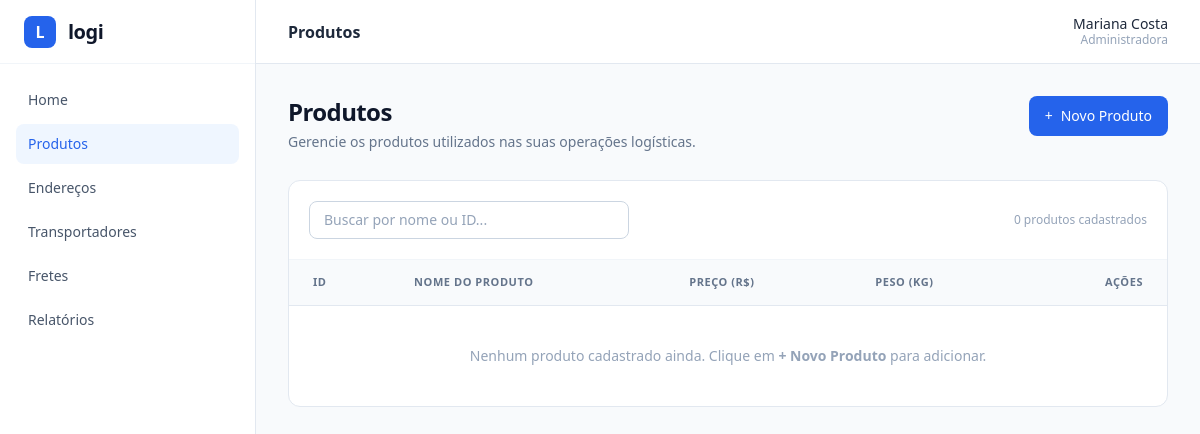
Before: /produtos.php with the older database file.
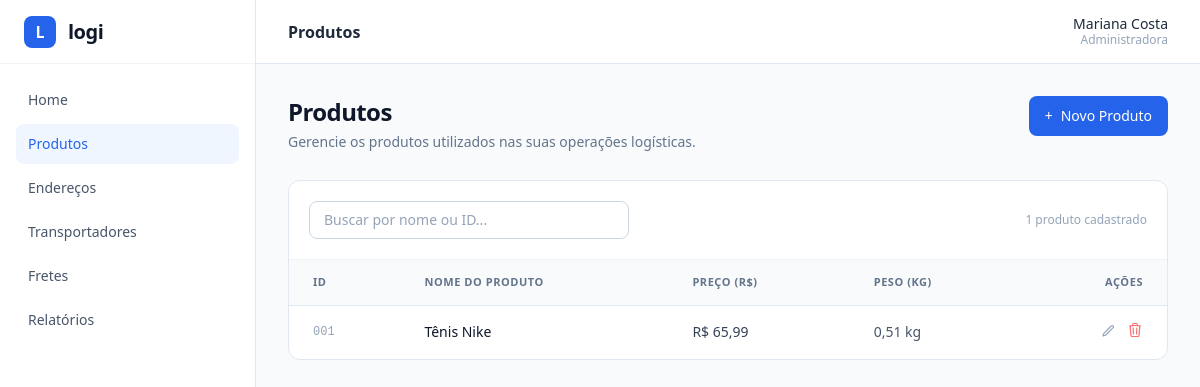
After: the same page with the newer database file.
### tables this page shows
CREATE TABLE produtos (
            id INTEGER PRIMARY KEY AUTOINCREMENT,
            nome TEXT NOT NULL,
            preco REAL NOT NULL DEFAULT 0,
            peso_kg REAL NOT NULL DEFAULT 0
        );

### produtos.php (the view, shortened to what the changed rows need)
<?php
$pdo = getDb();
$modoFormulario = false;
$produtoEdicao = [
    'id' => 0,
    'nome' => '',
    'preco' => '',
    'peso_kg' => '',
];
$produtos = [];
if (!$modoFormulario) {
    $produtos = $pdo->query('SELECT id, nome, preco, peso_kg FROM produtos ORDER BY id ASC')->fetchAll();
}
require_once __DIR__ . '/includes/header.php';
?>
<?php if ($modoFormulario): ?>
    <?php $ehEdicao = ((int) $produtoEdicao['id'] > 0); ?>
    <nav class="flex items-center gap-2 text-xs text-slate-400 mb-3">
        <a href="produtos.php" class="hover:text-slate-600 transition">Produtos</a>
        <span>/</span>
        <span class="text-slate-600 font-medium"><?= $ehEdicao ? 'Editar produto' : 'Novo produto' ?></span>
    </nav>
    <div class="mb-7">
        <h1 class="text-2xl font-bold text-slate-900 tracking-tight">
            <?= $ehEdicao ? 'Editar Produto' : 'Cadastrar Novo Produto' ?>
        </h1>
        <p class="text-sm text-slate-500 mt-1">
            <?= $ehEdicao
                ? 'Atualize as informações do produto selecionado.'
                : 'Adicione um produto ao catálogo para utilizá-lo nos seus fretes.' ?>
        </p>
    </div>
    <form method="POST" action="produtos.php" class="bg-white border border-slate-200 rounded-xl overflow-hidden">
        <input type="hidden" name="acao" value="salvar">
        <input type="hidden" name="id" value="<?= (int) $produtoEdicao['id'] ?>">
        <div class="p-6 sm:p-8 space-y-6">
            <div class="flex items-center justify-between">
                <div>
                    <h2 class="text-base font-semibold text-slate-900">Informações do produto</h2>
                    <p class="text-xs text-slate-500 mt-0.5">Preencha o nome, o preço e o peso do produto.</p>
                </div>
                <span class="text-xs text-slate-400">* Campos obrigatórios</span>
            </div>
            <div>
                <label for="nome" class="block text-sm font-medium text-slate-700 mb-2">
                    Nome do Produto *
                </label>
                <input
                    type="text"
                    id="nome"
                    name="nome"
                    required
                    value="<?= htmlspecialchars($produtoEdicao['nome']) ?>"
                    placeholder="Ex.: Caixa de papelão reforçada"
                    class="w-full rounded-lg border border-slate-300 px-3.5 py-2.5 text-sm text-slate-900 placeholder:text-slate-400 focus:border-blue-600 focus:outline-none focus:ring-2 focus:ring-blue-600/15"
                >
            </div>
            <div class="grid grid-cols-1 sm:grid-cols-2 gap-6">
                <div>
                    <label for="preco" class="block text-sm font-medium text-slate-700 mb-2">
                        Preço (R$) *
                    </label>
                    <input
                        type="text"
                        id="preco"
                        name="preco"
                        required
                        inputmode="decimal"
                        value="<?= htmlspecialchars($produtoEdicao['preco']) ?>"
                        placeholder="0,00"
                        class="w-full rounded-lg border border-slate-300 px-3.5 py-2.5 text-sm text-slate-900 placeholder:text-slate-400 focus:border-blue-600 focus:outline-none focus:ring-2 focus:ring-blue-600/15"
                    >
                    <p class="text-xs text-slate-400 mt-1.5">Informe o valor unitário do produto.</p>
                </div>
                <div>
                    <label for="peso_kg" class="block text-sm font-medium text-slate-700 mb-2">
                        Peso (kg) *
                    </label>
                    <input
                        type="text"
                        id="peso_kg"
                        name="peso_kg"
                        required
                        inputmode="decimal"
                        value="<?= htmlspecialchars($produtoEdicao['peso_kg']) ?>"
                        placeholder="0,00"
                        class="w-full rounded-lg border border-slate-300 px-3.5 py-2.5 text-sm text-slate-900 placeholder:text-slate-400 focus:border-blue-600 focus:outline-none focus:ring-2 focus:ring-blue-600/15"
                    >
                    <p class="text-xs text-slate-400 mt-1.5">Informe o peso em quilogramas.</p>
                </div>
            </div>
        </div>
        <div class="bg-slate-50/70 border-t border-slate-200 px-6 sm:px-8 py-4 flex flex-col sm:flex-row sm:items-center sm:justify-between gap-3">
            <p class="text-xs text-slate-400">Os dados poderão ser editados após o cadastro.</p>
            <div class="flex items-center justify-end gap-3">
                <a
                    href="produtos.php"
                    class="px-4 py-2 rounded-lg border border-slate-300 bg-white text-sm font-medium text-slate-700 hover:bg-slate-50 transition"
                >
                    Cancelar
                </a>
                <button
                    type="submit"
                    class="px-5 py-2 rounded-lg bg-blue-600 text-sm font-medium text-white hover:bg-blue-700 transition cursor-pointer"
                >
                    <?= $ehEdicao ? 'Atualizar Produto' : 'Salvar Produto' ?>
                </button>
            </div>
        </div>
    </form>
    <p class="text-xs text-slate-400 mt-4">
        Após salvar, o produto ficará disponível na listagem de produtos.
    </p>
<?php else: ?>
    <div class="flex flex-col sm:flex-row sm:items-center sm:justify-between gap-4 mb-7">
        <div>
            <h1 class="text-2xl font-bold text-slate-900 tracking-tight">Produtos</h1>
            <p class="text-sm text-slate-500 mt-1">Gerencie os produtos utilizados nas suas operações logísticas.</p>
        </div>
        <a
            href="produtos.php?acao=novo"
            class="inline-flex items-center justify-center gap-2 px-4 py-2.5 rounded-lg bg-blue-600 text-sm font-medium text-white hover:bg-blue-700 transition self-start"
        >
            <span>+</span>
            <span>Novo Produto</span>
        </a>
    </div>
    <div class="bg-white border border-slate-200 rounded-xl overflow-hidden">
        <div class="p-5 flex flex-col sm:flex-row sm:items-center sm:justify-between gap-4 border-b border-slate-100">
            <div class="relative w-full sm:w-80">
                <input
                    type="text"
                    id="buscaProduto"
                    placeholder="Buscar por nome ou ID..."
                    class="w-full rounded-lg border border-slate-300 pl-3.5 pr-3.5 py-2 text-sm text-slate-900 placeholder:text-slate-400 focus:border-blue-600 focus:outline-none focus:ring-2 focus:ring-blue-600/15"
                >
            </div>
            <span id="contadorProdutos" class="text-xs text-slate-400">
                <?= count($produtos) ?> <?= count($produtos) === 1 ? 'produto cadastrado' : 'produtos cadastrados' ?>
            </span>
        </div>
        <div class="overflow-x-auto">
            <table class="w-full text-left border-collapse">
                <thead>
                    <tr class="bg-slate-50 border-b border-slate-200 text-[11px] font-semibold uppercase tracking-wider text-slate-500">
                        <th class="py-3.5 px-6">ID</th>
                        <th class="py-3.5 px-6">Nome do Produto</th>
                        <th class="py-3.5 px-6">Preço (R$)</th>
                        <th class="py-3.5 px-6">Peso (kg)</th>
                        <th class="py-3.5 px-6 text-right">Ações</th>
                    </tr>
                </thead>
                <tbody id="tabelaProdutosBody" class="divide-y divide-slate-100 text-sm">
                    <?php if (empty($produtos)): ?>
                        <tr id="linhaVazia">
                            <td colspan="5" class="py-10 px-6 text-center text-slate-400">
                                Nenhum produto cadastrado ainda. Clique em <strong>+ Novo Produto</strong> para adicionar.
                            </td>
                        </tr>
                    <?php else: ?>
                        <?php foreach ($produtos as $produto):
                            $idFormatado = str_pad((string) $produto['id'], 3, '0', STR_PAD_LEFT);
                            $precoFormatado = 'R$ ' . number_format((float) $produto['preco'], 2, ',', '.');
                            $pesoFormatado = number_format((float) $produto['peso_kg'], 2, ',', '.') . ' kg';
                        ?>
                            <tr
                                class="linha-produto hover:bg-slate-50/70 transition"
                                data-busca="<?= htmlspecialchars(mb_strtolower($idFormatado . ' ' . $produto['id'] . ' ' . $produto['nome'])) ?>"
                            >
                                <td class="py-4 px-6 text-slate-400 font-mono text-xs"><?= htmlspecialchars($idFormatado) ?></td>
                                <td class="py-4 px-6 font-medium text-slate-900"><?= htmlspecialchars($produto['nome']) ?></td>
                                <td class="py-4 px-6 text-slate-700"><?= htmlspecialchars($precoFormatado) ?></td>
                                <td class="py-4 px-6 text-slate-600"><?= htmlspecialchars($pesoFormatado) ?></td>
                                <td class="py-4 px-6">
                                    <div class="flex items-center justify-end gap-3">
                                        <a
                                            href="produtos.php?editar=<?= (int) $produto['id'] ?>"
                                            title="Editar produto"
                                            class="text-slate-400 hover:text-blue-600 transition"
                                        >
                                            <svg class="w-4 h-4" fill="none" stroke="currentColor" stroke-width="1.8" viewBox="0 0 24 24">
                                                <path stroke-linecap="round" stroke-linejoin="round" d="M16.862 4.487l1.687-1.688a1.875 1.875 0 112.652 2.652L10.582 16.07a4.5 4.5 0 01-1.897 1.13L6 18l.8-2.685a4.5 4.5 0 011.13-1.897l8.932-8.931z" />
                                            </svg>
                                        </a>
                                        <form
                                            method="POST"
                                            action="produtos.php"
                                            onsubmit="return confirm('Deseja realmente excluir este produto?');"
                                            class="inline"
                                        >
                                            <button
                                                type="submit"
                                                title="Excluir produto"
                                                class="text-red-400 hover:text-red-600 transition cursor-pointer"
                                            >
                                            </button>
                                        </form>
                                    </div>
                                </td>
                            </tr>
                        <?php endforeach; ?>
                    <?php endif; ?>
                </tbody>
            </table>
        </div>
    </div>
<?php endif; ?>
<?php require_once __DIR__ . '/includes/footer.php'; ?>

### includes/sidebar.php (shortened to what the changed rows need)
<?php
$itensMenu = [
    ['arquivo' => 'index.php', 'label' => 'Home'],
    ['arquivo' => 'produtos.php', 'label' => 'Produtos'],
    ['arquivo' => 'enderecos.php', 'label' => 'Endereços'],
    ['arquivo' => 'transportadores.php', 'label' => 'Transportadores'],
    ['arquivo' => 'fretes.php', 'label' => 'Fretes'],
    ['arquivo' => 'relatorios.php', 'label' => 'Relatórios'],
];
?>
<aside class="w-64 bg-white border-r border-slate-200 flex flex-col shrink-0">
    <nav class="p-4 space-y-1">
        <?php foreach ($itensMenu as $item):
            $ativo = ($paginaAtual === $item['arquivo']);
            $classes = $ativo
                ? 'bg-blue-50 text-blue-600 font-medium'
                : 'text-slate-600 hover:bg-slate-50 hover:text-slate-900';
        ?>
            <a href="<?= $item['arquivo'] ?>" class="flex items-center px-3 py-2.5 rounded-lg text-sm transition <?= $classes ?>">
                <?= htmlspecialchars($item['label']) ?>
            </a>
        <?php endforeach; ?>
    </nav>
</aside>

Changed rows visible on the page:
added produtos: id "001", nome "Tênis Nike", preco "R$ 65,99", peso_kg "0,51 kg"
Other visible differences:
count($produtos): "0" → "1"
text no longer shown: "produtos cadastrados Nenhum produto cadastrado ainda. Clique em + Novo Produto para adicionar."
text now shown: "produto cadastrado"
